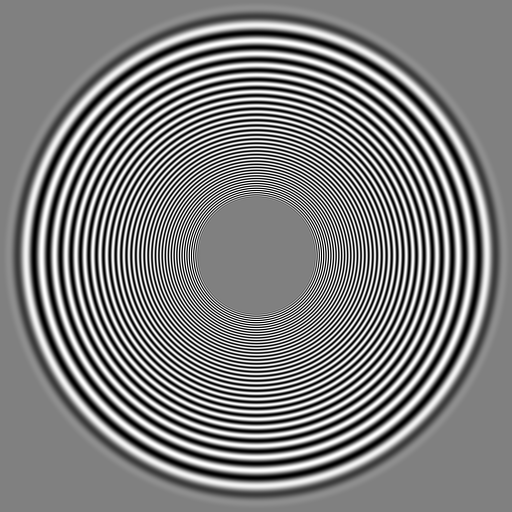
%> input picture lab_e/ploop.png, 512 x 512 px
$ octave 2ndpart.m   (GNU Octave 9; MATLAB toolbox functions it lacks are replaced by stand-ins)
%> lines starting %> are read from the running program, lines starting %| are printed output that depends on the picture
% [4 lines of commented-out code are left out]
im = rand(512,512);
im = double(imread('ploop.png'));
%> im: size 512x512 double; min 0, max 255, mean 127.5; mean of the top-left, top-right, bottom-left and bottom-right quarters 127.5, 127.5, 127.5, 127.5
size(im)
%> ans = [512 512]
figure(10); colormap('gray');imagesc(im);

N = 16;
A = im2col(im,[N N],'distinct');
size(A)
%> ans = [256 1024]

%%

[PC, S] = svd(A);
PM = diag(S);
%> PM = 256 values, max 65377.7 at index 1, min 5.71 at index 256, mean 1667.7
figure(11);
subplot(2,1,1);plot(PM,'o');
subplot(2,1,2);plot(log(PM),'o');
%> after `plot(log(PM),'o')`:
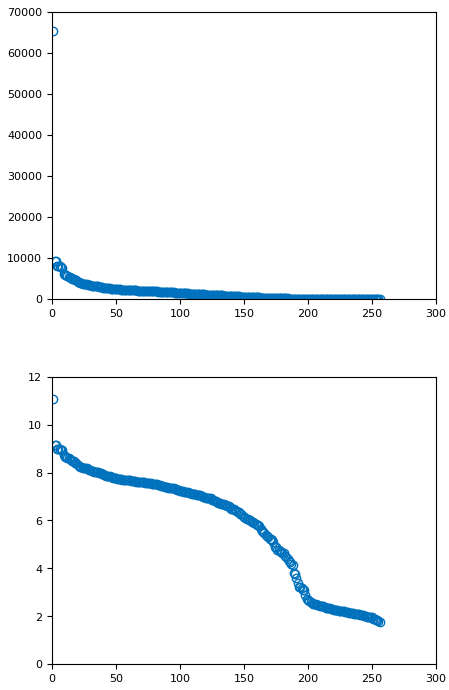
%> figure redrawn from the program's plot data, 2 panels; panel 1: highest point at x = 1, y = 65377.7; panel 2: highest point at x = 1, y = 11.09
%%

figure(12);colormap('gray');
for M=(1:6),
c=PC(:,M)'*A;    %Compute coordinates from blocks
Arec=PC(:,M)*c;  %Reconstruct blocks from coordinates
imrec=col2im(Arec,[N N],size(im),'distinct');  %Reshape into image
subplot(2,3,M);imagesc(imrec);axis('off');     %Display image
title(sprintf('%d principal components',M));   %Set title
end
%> this loop made 6 passes
%> pass 1, `imrec=col2im(Arec,[N N],size(im),'distinct');`:
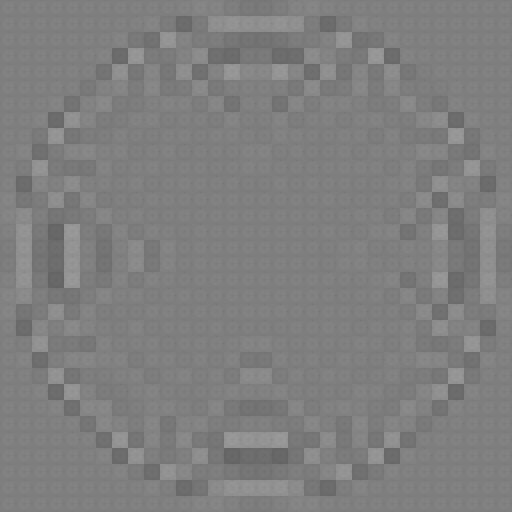
%> imrec: size 512x512 double; min 98.69, max 155.3, mean 127.5
%> pass 2, `imrec=col2im(Arec,[N N],size(im),'distinct');`:
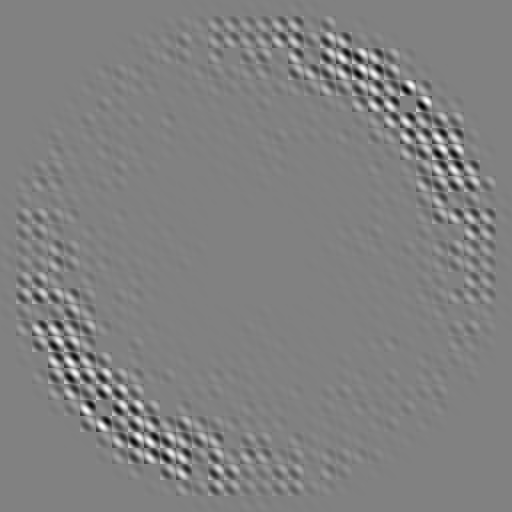
%> imrec: size 512x512 double; min -157.8, max 154, mean 0; drawn with min black and max white
%> pass 3, `imrec=col2im(Arec,[N N],size(im),'distinct');`:
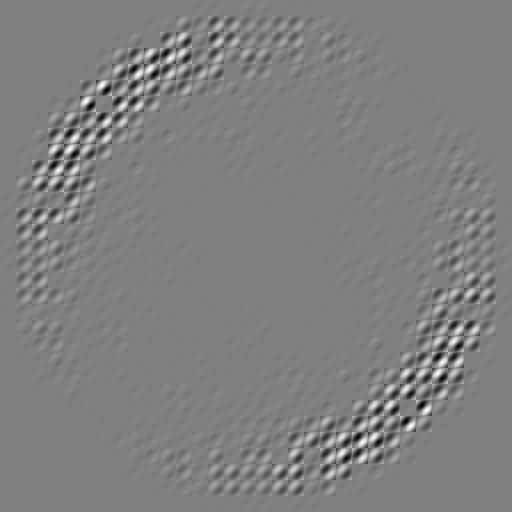
%> imrec: size 512x512 double; min -156.6, max 156.6, mean 0; drawn with min black and max white
%> after the loop:
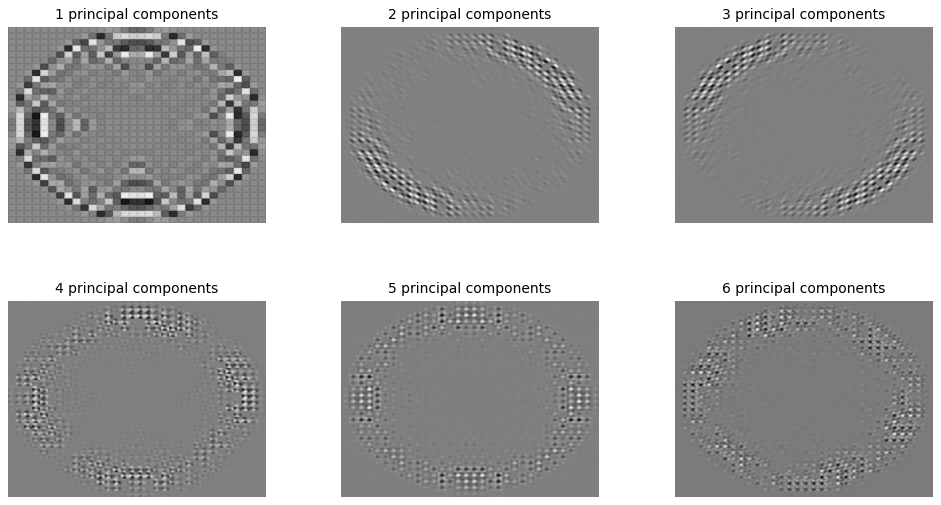
%> figure redrawn from the program's plot data, 6 panels

%%

figure(14);colormap('gray');
for cnt=1:6,
subplot(2,3,cnt);h=mesh(reshape(PC(:,cnt),N,N));
set(h,'edgecolor','black');axis([1 N 1 N -0.5 0.5]);
title(sprintf('principal component %d',cnt));
end
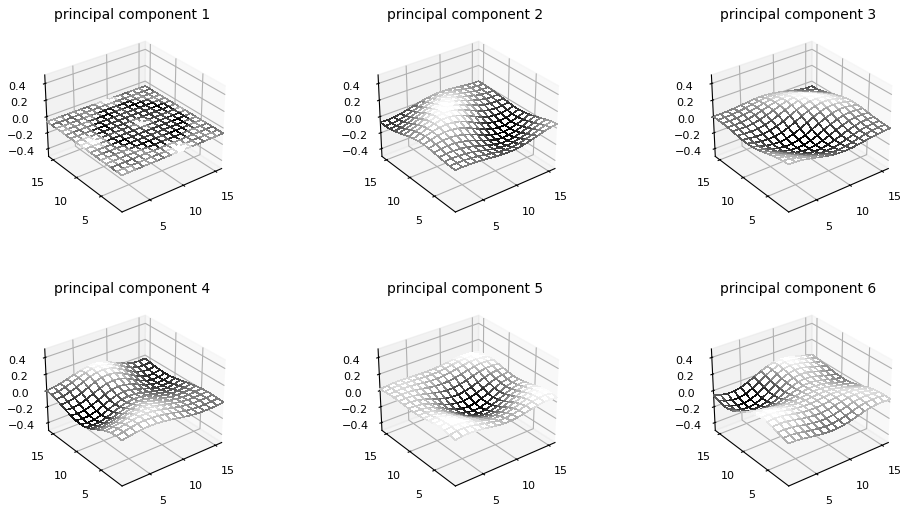
%> figure redrawn from the program's plot data, 6 panels

$ run again, with lab_e/middlebury.png copied over lab_e/ploop.png
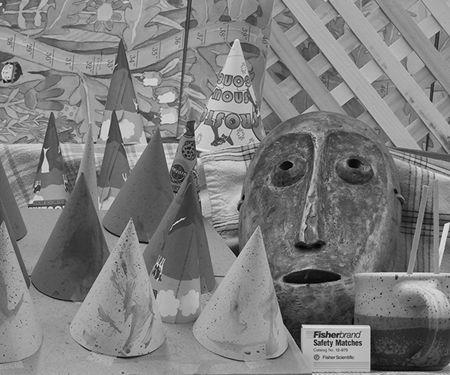
%> input picture lab_e/middlebury.png, 450 x 375 px
%> PM = 256 values, max 52486 at index 1, min 34.06 at index 256, mean 619.1
%> `plot(log(PM),'o')`:
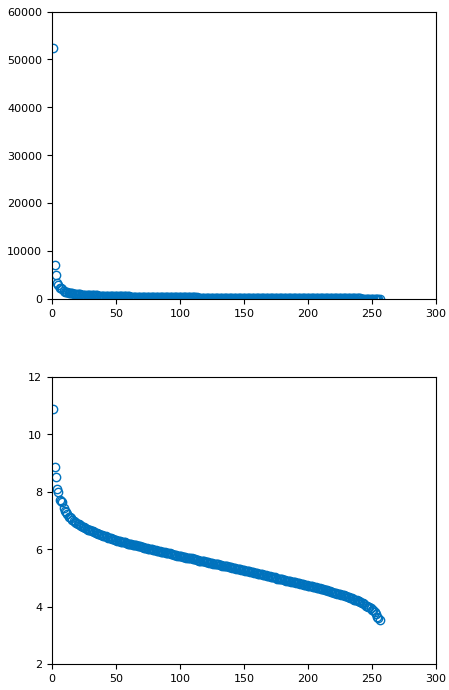
%> figure redrawn from the program's plot data, 2 panels; panel 1: highest point at x = 1, y = 52486; panel 2: highest point at x = 1, y = 10.87
%> the loop `for M=(1:6),` made 6 passes
%> pass 3, `imrec=col2im(Arec,[N N],size(im),'distinct');`:
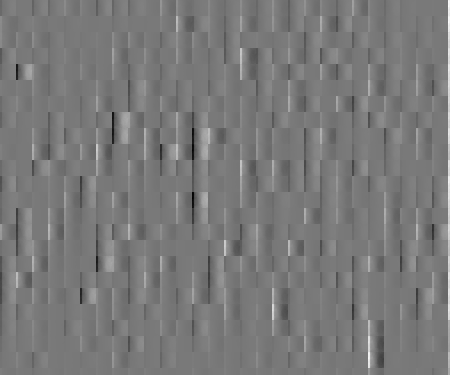
%> imrec: size 375x450 double; min -100.5, max 111, mean 0.3; drawn with min black and max white

$ run again, with lab_e/cameraman.png copied over lab_e/ploop.png
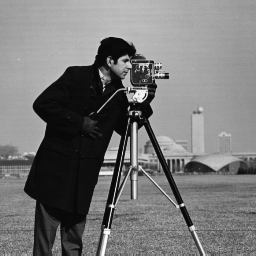
%> input picture lab_e/cameraman.png, 256 x 256 px
%> PM = 256 values, max 33282.8 at index 1, min 0.0379 at index 256, mean 372.6
%> `plot(log(PM),'o')`:
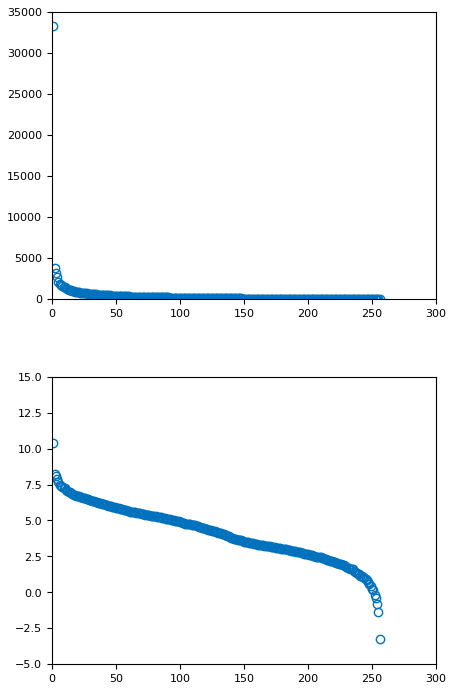
%> figure redrawn from the program's plot data, 2 panels; panel 1: highest point at x = 1, y = 33282.8; panel 2: highest point at x = 1, y = 10.41
%> the loop `for M=(1:6),` made 6 passes
%> pass 3, `imrec=col2im(Arec,[N N],size(im),'distinct');`:
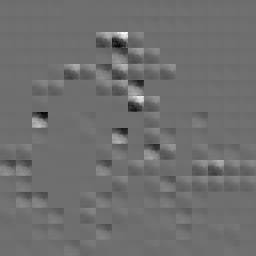
%> imrec: size 256x256 double; min -116.7, max 150.7, mean 0; drawn with min black and max white

$ run again, with lab_e/flowergarden.png copied over lab_e/ploop.png
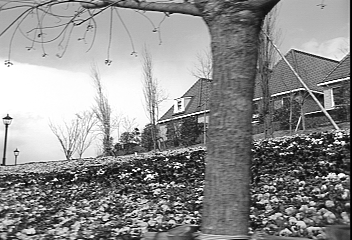
%> input picture lab_e/flowergarden.png, 352 x 240 px
%> PM = 256 values, max 44049.2 at index 1, min 10.42 at index 256, mean 697.4
%> `plot(log(PM),'o')`:
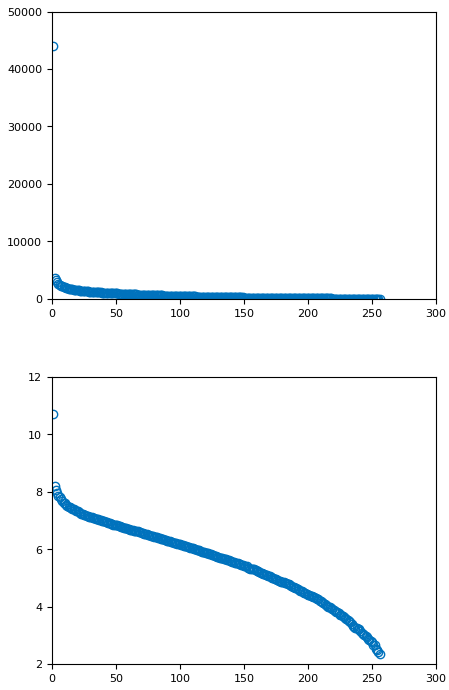
%> figure redrawn from the program's plot data, 2 panels; panel 1: highest point at x = 1, y = 44049.2; panel 2: highest point at x = 1, y = 10.69
%> the loop `for M=(1:6),` made 6 passes
%> pass 3, `imrec=col2im(Arec,[N N],size(im),'distinct');`:
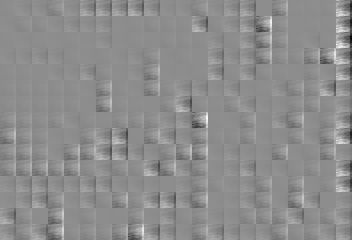
%> imrec: size 240x352 double; min -121.6, max 97.96, mean 0; drawn with min black and max white
